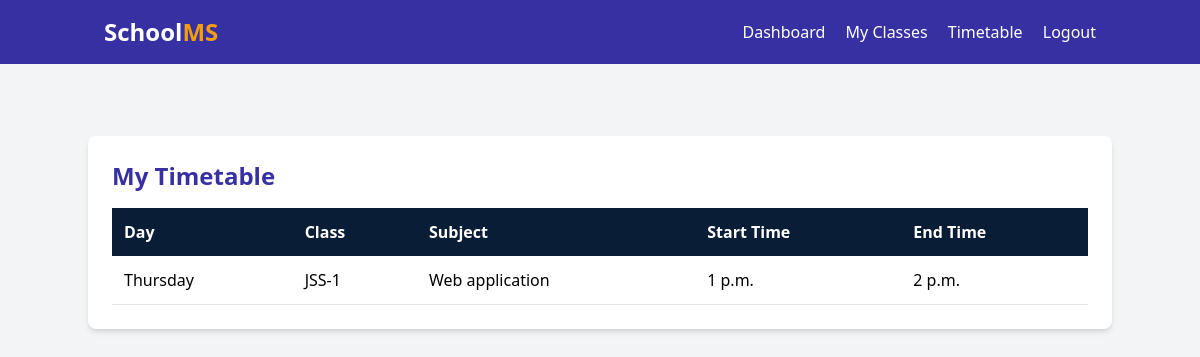
Page /teacher-timetable/ (signed in) on the earlier database version.
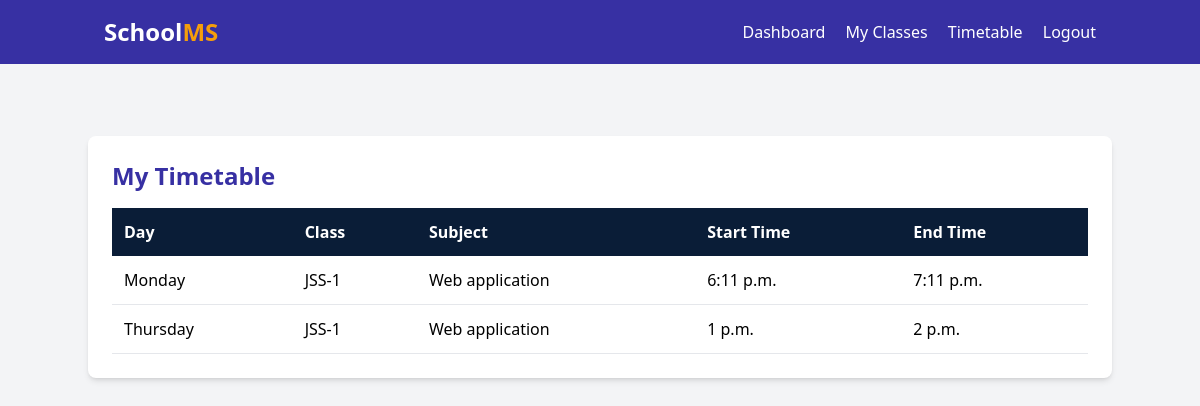
Same page on the later database version.
### academics/models.py (models this page shows, shortened)
class Timetable(models.Model):
    class Meta:
        pass
    DAYS_OF_WEEK = (
        ('Monday', 'Monday'),
        ('Tuesday', 'Tuesday'),
        ('Wednesday', 'Wednesday'),
        ('Thursday', 'Thursday'),
        ('Friday', 'Friday'),
        ('Saturday', 'Saturday'),
    )
    student_class = models.ForeignKey('StudentClass', on_delete=models.CASCADE, related_name='timetables')
    subject = models.ForeignKey('Subject', on_delete=models.CASCADE)
    teacher = models.ForeignKey('teachers.Teacher', on_delete=models.CASCADE)
    day = models.CharField(max_length=10, choices=DAYS_OF_WEEK)
    start_time = models.TimeField()
    end_time = models.TimeField()

class StudentClass(models.Model):
    class_name = models.CharField(max_length=50)
    section = models.CharField(max_length=10)
    teacher = models.ForeignKey('teachers.Teacher', on_delete=models.SET_NULL, null=True, blank=True, related_name='main_classes')

class Subject(models.Model):
    class Meta:
        permissions = [
            ("manage_subject", "Can manage subject"),
        ]
    name = models.CharField(max_length=100)
    code = models.CharField(max_length=20, unique=True)

### accounts/views.py (the view)
# urls.py: path("teacher-timetable/", views.teacher_timetable, name="teacher_timetable"),
@login_required
def teacher_timetable(request):
    user = request.user
    teacher = getattr(user, 'teacher_profile', None)
    timetable = []
    if teacher:
        timetable = Timetable.objects.filter(teacher=teacher).select_related('student_class', 'subject').order_by('day', 'start_time')
    return render(request, "accounts/teacher_timetable.html", {"teacher": teacher, "timetable": timetable})

### accounts/templates/accounts/teacher_timetable.html (shortened to what this page needs)
{% extends 'teacher_profile_base.html' %}  {% block content %}
<main class="flex-1 p-6 overflow-y-auto">
  <section class="container mx-auto mt-6 bg-white p-6 rounded-lg shadow-md">
    <h2 class="text-2xl font-bold text-indigo-800 mb-4">My Timetable</h2>
    {% if timetable %}
    <table class="w-full text-left border-collapse">
      <thead class="bg-[#0A1D37] text-white">
        <tr>
          <th class="p-3">Day</th>
          <th class="p-3">Class</th>
          <th class="p-3">Subject</th>
          <th class="p-3">Start Time</th>
          <th class="p-3">End Time</th>
        </tr>
      </thead>
      <tbody>
        {% for entry in timetable %}
         <tr class="border-b hover:bg-gray-100">
          <td class="p-3 ">{{ entry.day }}</td>
          <td class="p-3 ">
            {{ entry.student_class.class_name }}
          </td>
          <td class="p-3 ">{{ entry.subject.name }}</td>
          <td class="p-3 ">{{ entry.start_time }}</td>
          <td class="p-3 ">{{ entry.end_time }}</td>
        </tr>
        {% endfor %}
      </tbody>
    </table>
    {% else %}
    <p>No timetable assigned.</p>
    {% endif %}
  </section>
</main>
{% endblock %}

Differences in the rows shown:
added Timetable: day "Monday", student_class.class_name "JSS-1", subject.name "Web application", start_time "6:11 p.m.", end_time "7:11 p.m."
